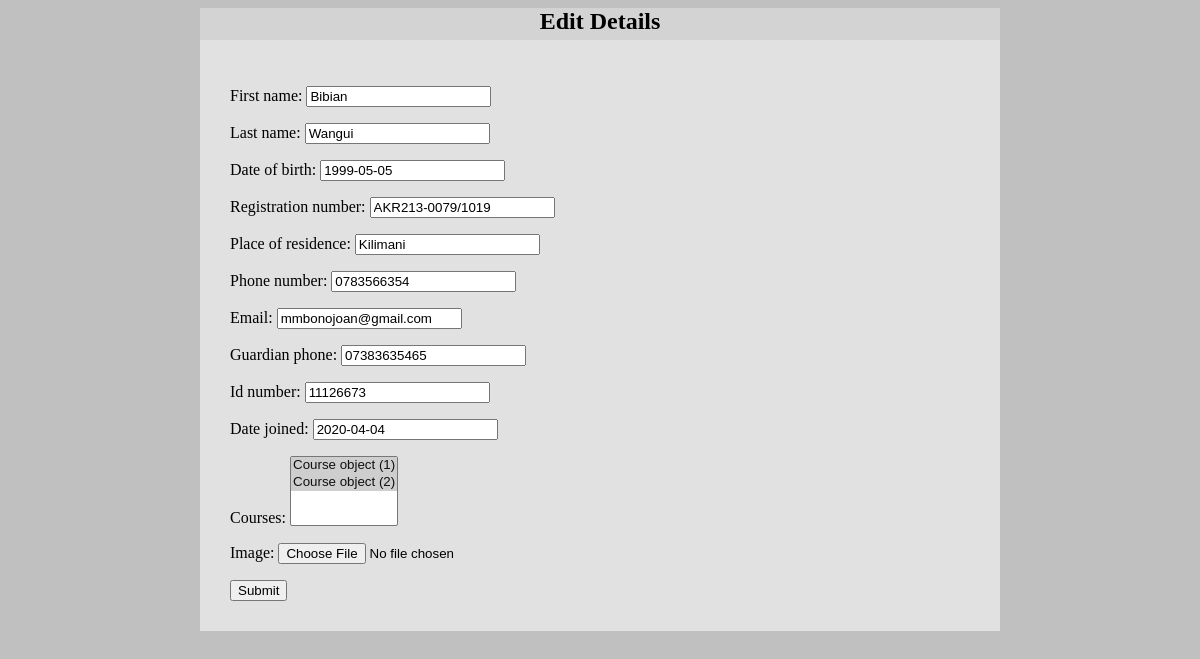
Screenshot of /student/edit/4/ with the database file from the repository.
### student/models.py (models this page shows, shortened)
class Student(models.Model):
	first_name=models.CharField(max_length=50)
	last_name=models.CharField(max_length=50)
	date_of_birth=models.DateField()
	registration_number=models.CharField(max_length=50)
	place_of_residence=models.CharField(max_length=50)
	phone_number=models.CharField(max_length=50)
	email=models.EmailField(max_length=50)
	guardian_phone=models.CharField(max_length=50)
	id_number=models.IntegerField()
	date_joined=models.DateField()
	courses=models.ManyToManyField(Course)
	image=models.ImageField(upload_to="student_image",blank=True)

### student/views.py (the view)
# urls.py: path("edit/<int:pk>/",edit_student, name="edit_student"),
def edit_student(request,pk):
	student=Student.objects.get(pk=pk)
	if request.method=="POST":
		form=StudentForm(request.POST,instance=student)
		if form.is_valid:
			form.save()
			return redirect("list_student")
	else:
		form=StudentForm(instance=student)
		return render(request, "edit_student.html",{"form":form})

### student/forms.py
class StudentForm(forms.ModelForm):
	class Meta:
		model=Student
		fields="__all__"

### student/templates/edit_student.html (shortened to what this page needs)
<!DOCTYPE html>
<html>
<head>
</head>
<body>
	<div class="container">
<h2>Edit Details</h2>
<form method="POST">{% csrf_token %}
	{{form.as_p}}
<input type="Submit" name="submit"></input>
	</div>
</body>
</html>

### student/templates/edit_student.html (style rules this page uses)
body { background-color: #C0C0C0; }
.container { max-width: 800px; min-height: 300px; margin:0 auto; background-color:rgba(255,255,255,0.3); }
.container h2 { margin:5px; color: black; text-align: center; }
.container form { padding:30px; margin: 0 auto; border-radius:; background-color:rgba(255,255,255,0.3); }

### rows the page displays
Student: first_name "Bibian", last_name "Wangui", date_of_birth "1999-05-05", registration_number "AKR213-0079/1019", place_of_residence "Kilimani", phone_number "0783566354", email "mmbonojoan@gmail.com", guardian_phone "07383635465", id_number "11126673", date_joined "2020-04-04"
